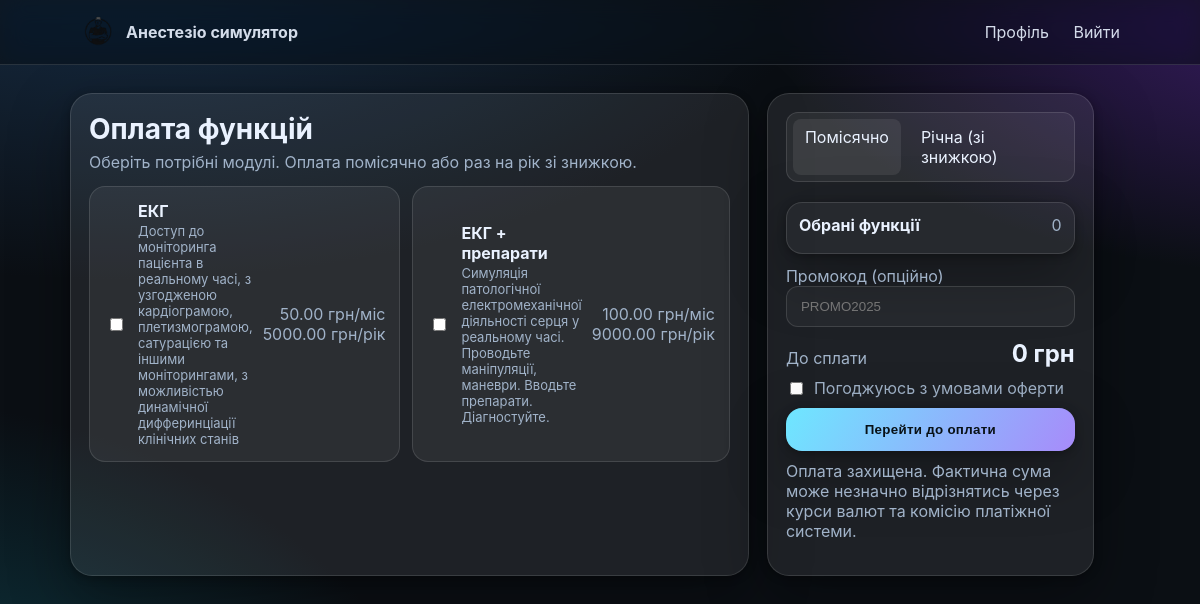
/billing/ (signed in), run on the app's committed database.
### ECG_display/models.py (models this page shows, shortened)
class Feature(models.Model):
    title = models.CharField(max_length=120)
    slug = models.SlugField(unique=True)
    description = models.TextField(blank=True)
    price_month = models.DecimalField(max_digits=10, decimal_places=2, default=0)
    price_year = models.DecimalField(max_digits=10, decimal_places=2, default=0)
    stripe_price_month_id = models.CharField(max_length=80, blank=True)
    stripe_price_year_id = models.CharField(max_length=80, blank=True)
    is_active = models.BooleanField(default=True)
    created_at = models.DateTimeField(auto_now_add=True)
    updated_at = models.DateTimeField(auto_now=True)

### ECG_display/views.py (the view)
# urls.py: path("billing/", login_required(views.billing_page), name="billing"),
def billing_page(request: HttpRequest) -> HttpResponse:
    features = list(Feature.objects.filter(is_active=True).order_by('title'))
    user_active = _active_feature_ids_for(request.user) if request.user.is_authenticated else set()
    for f in features:
        f.already_active = f.id in user_active
    return render(request, 'billing.html', {
        'features': features,
        'STRIPE_PUBLIC_KEY': settings.STRIPE_PUBLIC_KEY,
    })

### ECG_display/views.py (called while the page is built)
def _active_feature_ids_for(user) -> set[int]:
    now = timezone.now()
    q = UserFeature.objects.filter(user=user, active=True).filter(
        models.Q(current_period_end__isnull=True) | models.Q(current_period_end__gt=now)
    )
    return set(q.values_list('feature_id', flat=True))

### ECG_display/templates/billing.html (shortened to what this page needs)
{% load static %}
<!doctype html>
<html lang="uk">
<head>
</head>
<body>
  <header>
    <div class="nav">
      <a href="{% url 'home' %}" class="brand" aria-label="Головна">
        <img src="{% static 'img/logo.png' %}" alt="Лого"/>
        <span>Анестезіо&nbsp;симулятор</span>
      </a>
      <nav>
        <a href="{% url 'profile' %}">Профіль</a>
        <a href="{% url 'logout' %}">Вийти</a>
      </nav>
    </div>
  </header>
  <main>
    <div class="grid">
      <section class="card">
        <h1>Оплата функцій</h1>
        <p class="sub">Оберіть потрібні модулі. Оплата помісячно або раз на рік зі знижкою.</p>
        <div class="features" id="featureList">
          {% for f in features %}
          <label class="feat">
            <input type="checkbox" name="feature_ids" value="{{ f.id }}" {% if f.already_active %}disabled{% endif %}
                   data-month="{{ f.price_month|default:0 }}" data-year="{{ f.price_year|default:0 }}"
                   data-title="{{ f.title }}">
            <div>
              <h3>
                {{ f.title }}
              </h3>
              <p>{{ f.description }}</p>
            </div>
            <div class="price">
              <div class="muted"><span class="pm">{{ f.price_month|default:0 }} грн/міс</span></div>
              <div class="muted"><span class="py">{{ f.price_year|default:0 }} грн/рік</span></div>
            </div>
          </label>
          {% empty %}
            <p class="muted">Немає доступних функцій.</p>
          {% endfor %}
        </div>
      </section>
      <aside class="card summary">
        <form method="post" action="{% url 'billing_checkout' %}" id="checkoutForm">
          <div class="row" style="margin-bottom:10px">
            <div>
              <div class="plan">
                <label for="p-month">Помісячно</label>
                <label for="p-year">Річна (зі знижкою)</label>
              </div>
            </div>
          </div>
          <div id="cart" class="card" style="background:rgba(255,255,255,.04); border-radius:16px; padding:12px; margin-bottom:12px">
            <div class="row" style="margin-bottom:6px"><strong>Обрані функції</strong><span class="muted" id="count">0</span></div>
          </div>
          <label class="muted" for="coupon">Промокод (опційно)</label>
          <input class="input" type="text" name="coupon" id="coupon" placeholder="PROMO2025" />
          <div class="total">
            <span class="muted">До сплати</span>
            <strong id="total">0 грн</strong>
          </div>
          <label style="display:flex; align-items:center; gap:8px; margin:10px 0">
            <input type="checkbox" required name="agree"> <span class="muted">Погоджуюсь з умовами оферти</span>
          </label>
          <button class="btn" type="submit">Перейти до оплати</button>
          <p class="muted" style="margin-top:10px">Оплата захищена. Фактична сума може незначно відрізнятись через курси валют та комісію платіжної системи.</p>
        </form>
      </aside>
    </div>
  </main>
</body>
</html>

### ECG_display/templates/billing.html (style rules this page uses)
:root { --bg:#0b0f14; --fg:#eaf2ff; --muted:#a1b3c9; --brand:#6ee7ff; --accent:#a78bfa; --border:rgba(255,255,255,.12); --card:rgba(255,255,255,.06); --glass:rgba(255,255,255,.08); --shadow:0 20px 60px rgba(0,0,0,.35), 0 2px 8px rgba(0,0,0,.3); --ok:#21f6a1; --warn:#ffd85c; --err:#ff6b6b; }
* { box-sizing:border-box }
html,body { height:100% }
body { margin:0; font-family:Inter, system-ui, -apple-system, Segoe UI, Roboto, Ubuntu, Cantarell, "Noto Sans", "Helvetica Neue", Arial; color:var(--fg); background: radial-gradient(1200px 600px at 10% -10%, #18304a 0%, transparent 60%), radial-gradient(1000px 500px at 110% 0%, #3a1c66 0%, transparent 55%), radial-gradient(900px 800px at -10% 120%, #0e515f 0%, transparent 70%), var(--bg); overflow-x:hidden; }
header { position:sticky; top:0; z-index:40; backdrop-filter:saturate(170%) blur(12px); background:rgba(11,15,20,.6); border-bottom:1px solid var(--border) }
.nav { max-width:1100px; margin:0 auto; padding:0 20px; display:flex; align-items:center; justify-content:space-between; height:64px }
.brand { display:flex; align-items:center; gap:10px; text-decoration:none; color:var(--fg); font-weight:700 }
.brand img { height:36px; width:auto }
.nav a { color:var(--fg); text-decoration:none; opacity:.9; padding:8px 10px; border-radius:12px }
main { max-width:1100px; margin:0 auto; padding:28px 20px 60px }
.grid { display:grid; grid-template-columns:1.1fr .9fr; gap:18px }
.card { background:var(--glass); border:1px solid var(--border); border-radius:22px; padding:18px; box-shadow:var(--shadow) }
.card h1 { margin:0 0 6px; font-size:28px }
.card p.sub { margin:0; color:var(--muted) }
.features { display:grid; grid-template-columns:repeat(2,1fr); gap:12px; margin-top:14px }
.feat { display:grid; grid-template-columns:24px 1fr auto; align-items:center; gap:10px; padding:14px; border-radius:16px; border:1px solid var(--border); background:var(--card) }
.feat h3 { margin:0; font-size:16px }
.feat p { margin:2px 0 0; color:var(--muted); font-size:13px }
.price { white-space:nowrap; text-align:right }
.muted { color:var(--muted) }
.summary { position:sticky; top:84px }
.row { display:flex; align-items:center; justify-content:space-between; gap:10px; flex-wrap:wrap }
.input, select { width:100%; padding:12px 14px; border-radius:12px; border:1px solid var(--border); background:rgba(255,255,255,.04); color:var(--fg) }
.plan { display:flex; gap:8px; background:var(--card); border:1px solid var(--border); border-radius:12px; padding:6px }
.plan label { padding:8px 12px; border-radius:8px; cursor:pointer; color:var(--fg) }
.plan input:checked + label { background:var(--glass) }
.total { display:flex; align-items:flex-end; justify-content:space-between; margin-top:12px }
.total strong { font-size:24px }
.btn { --br:linear-gradient(120deg, var(--brand), var(--accent)); width:100%; display:inline-flex; align-items:center; justify-content:center; gap:.6rem; padding:14px 18px; border-radius:16px; text-decoration:none; color:#081116; font-weight:700; letter-spacing:.3px; background:var(--br); box-shadow:var(--shadow); border:0; cursor:pointer }

### data on the page
Feature: title "ЕКГ", description "Доступ до моніторинга пацієнта в реальному часі, з узгодженою кардіограмою, плетизмограмою, сатурацією та іншими моніторингами, з можливістью динамічної дифферинціації клінічних станів", price_month "50.00", price_year "5000.00"
Feature: title "ЕКГ + препарати", description "Симуляція патологічної електромеханічної діяльності серця у реальному часі. Проводьте маніпуляції, маневри. Вводьте препарати. Діагностуйте.", price_month "100.00", price_year "9000.00"
